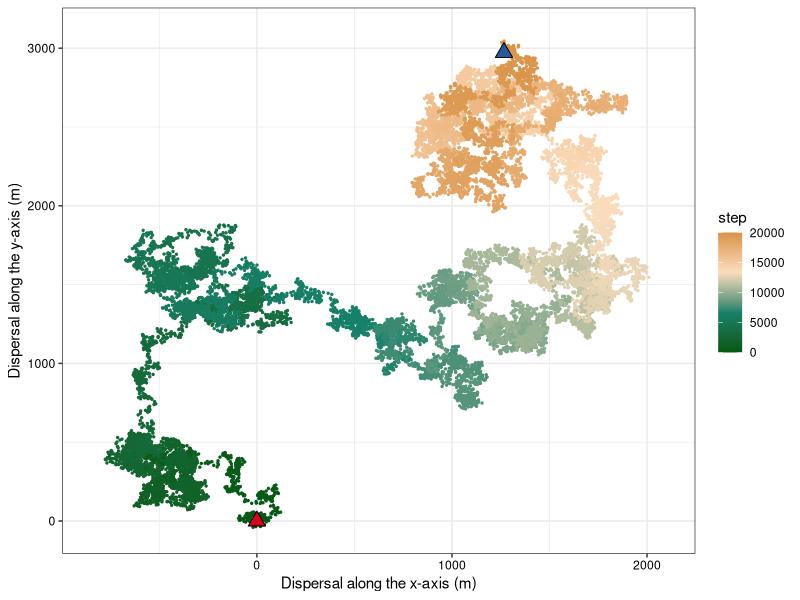
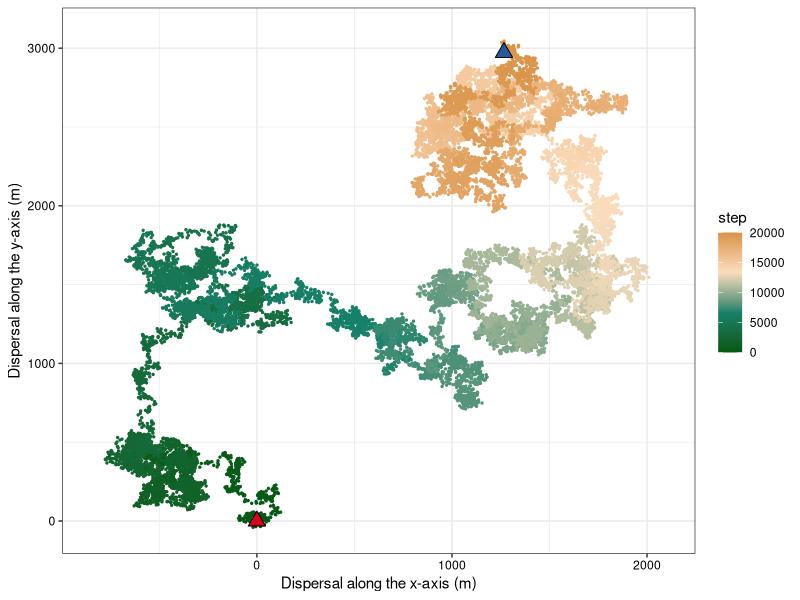

The R source for these figures, in order:
library(ggplot2)
library(dplyr)
set.seed(251)
x <- 0
y <- 0
location <- data.frame(step = 0,x = 0,y = 0)
for (step in c(1:20000)) {
  step_wid <- sample(c(1:5),1)
  sita <- sample(c(1:360),1)
  x.i <- step_wid*cos(sita)
  y.i <- step_wid*sin(sita)
  x <- x + x.i
  y <- y + y.i
  location.i <- data.frame(step = step,x = x,y = y)
  
  location <- bind_rows(location,location.i)
}
location <- transform(location,x = x*5, y = y*5)
location.begin <- filter(location,step == 0)
i <- step
location.end <- filter(location,step == i)
(location.end$x^2+location.end$y^2)^0.5
atan(location.end$y/location.end$x)/(2*3.1415296)*360
#########
p <- ggplot(data = location,aes(x,y))+
  geom_point(aes(color = step),size = 0.5)+
  geom_point(data = location.begin,aes(x,y),shape = 24,size = 4,color = "black",fill = "#da0017")+
  geom_point(data = location.end,aes(x,y),shape = 24,size = 4,color = "black",fill = "#29599f")+
  theme_bw()+theme(axis.text = element_text(color = "black"))+
  scale_color_gradientn(colors = c('#065913','#15816a','#faddbd','#d99449'))+
  xlab('Dispersal along the x-axis (m)')+ylab('Dispersal along the y-axis (m)')+
  ylim(c(-10*5,620*5))+xlim(c(-170*5,420*5))
p
setwd('W:\\SZ_Species\\Fig\\Figure\\Figure2')
ggsave(filename = "Random_Walk_2w.pdf",p,width = 5,height = 3)

